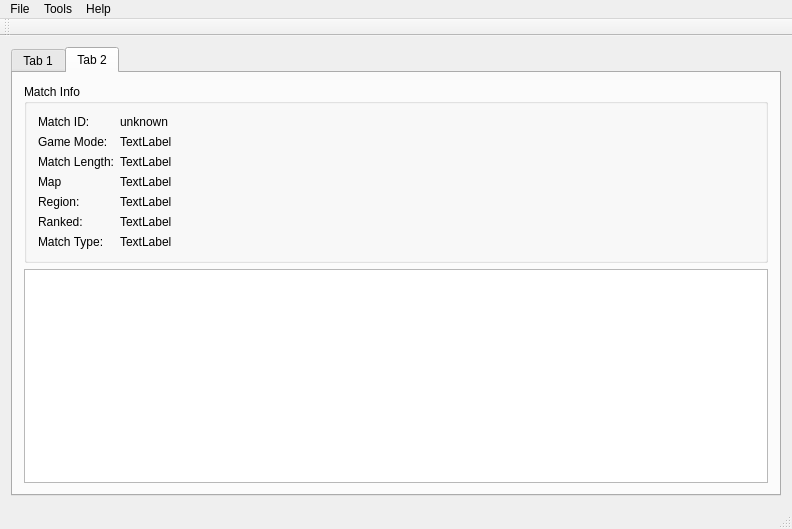
<?xml version="1.0" encoding="UTF-8"?>
<ui version="4.0">
 <class>MainWindow</class>
 <widget class="QMainWindow" name="MainWindow">
  <property name="geometry">
   <rect>
    <x>0</x>
    <y>0</y>
    <width>792</width>
    <height>529</height>
   </rect>
  </property>
  <property name="windowTitle">
   <string>MainWindow</string>
  </property>
  <widget class="QWidget" name="centralWidget">
   <layout class="QGridLayout" name="gridLayout">
    <item row="1" column="0">
     <widget class="QTabWidget" name="tabWidget">
      <property name="currentIndex">
       <number>1</number>
      </property>
      <widget class="QWidget" name="tab">
       <attribute name="title">
        <string>Tab 1</string>
       </attribute>
       <layout class="QVBoxLayout" name="verticalLayout">
        <item>
         <layout class="QHBoxLayout" name="horizontalLayout" stretch="0,0">
          <property name="topMargin">
           <number>0</number>
          </property>
          <item>
           <widget class="QLabel" name="label">
            <property name="maximumSize">
             <size>
              <width>200</width>
              <height>16777215</height>
             </size>
            </property>
            <property name="baseSize">
             <size>
              <width>0</width>
              <height>0</height>
             </size>
            </property>
            <property name="text">
             <string>Local Replays Located At: </string>
            </property>
            <property name="scaledContents">
             <bool>false</bool>
            </property>
           </widget>
          </item>
          <item>
           <widget class="QLabel" name="replayFolderLabel">
            <property name="text">
             <string/>
            </property>
           </widget>
          </item>
         </layout>
        </item>
        <item>
         <widget class="QTreeView" name="treeView"/>
        </item>
        <item>
         <spacer name="verticalSpacer">
          <property name="orientation">
           <enum>Qt::Vertical</enum>
          </property>
          <property name="sizeType">
           <enum>QSizePolicy::Fixed</enum>
          </property>
          <property name="sizeHint" stdset="0">
           <size>
            <width>20</width>
            <height>10</height>
           </size>
          </property>
         </spacer>
        </item>
        <item>
         <layout class="QHBoxLayout" name="horizontalLayout_2">
          <item>
           <widget class="QPushButton" name="uploadReplayButton">
            <property name="text">
             <string>Upload Replay</string>
            </property>
           </widget>
          </item>
          <item>
           <widget class="QPushButton" name="pushButton_2">
            <property name="text">
             <string>PushButton</string>
            </property>
           </widget>
          </item>
         </layout>
        </item>
       </layout>
       <zorder>treeView</zorder>
       <zorder>verticalSpacer</zorder>
       <zorder></zorder>
      </widget>
      <widget class="QWidget" name="tab_2">
       <attribute name="title">
        <string>Tab 2</string>
       </attribute>
       <layout class="QGridLayout" name="gridLayout_2">
        <item row="0" column="0">
         <widget class="QGroupBox" name="groupBox">
          <property name="title">
           <string>Match Info</string>
          </property>
          <layout class="QFormLayout" name="formLayout">
           <item row="0" column="0">
            <widget class="QLabel" name="label_2">
             <property name="text">
              <string>Match ID: </string>
             </property>
            </widget>
           </item>
           <item row="0" column="1">
            <widget class="QLabel" name="matchID">
             <property name="text">
              <string>unknown</string>
             </property>
            </widget>
           </item>
           <item row="1" column="0">
            <widget class="QLabel" name="label_3">
             <property name="text">
              <string>Game Mode:</string>
             </property>
            </widget>
           </item>
           <item row="2" column="0">
            <widget class="QLabel" name="label_4">
             <property name="text">
              <string>Match Length:</string>
             </property>
            </widget>
           </item>
           <item row="3" column="0">
            <widget class="QLabel" name="label_5">
             <property name="text">
              <string>Map</string>
             </property>
            </widget>
           </item>
           <item row="1" column="1">
            <widget class="QLabel" name="gameMode">
             <property name="text">
              <string>TextLabel</string>
             </property>
            </widget>
           </item>
           <item row="2" column="1">
            <widget class="QLabel" name="matchLength">
             <property name="text">
              <string>TextLabel</string>
             </property>
            </widget>
           </item>
           <item row="3" column="1">
            <widget class="QLabel" name="map">
             <property name="text">
              <string>TextLabel</string>
             </property>
            </widget>
           </item>
           <item row="4" column="1">
            <widget class="QLabel" name="region">
             <property name="text">
              <string>TextLabel</string>
             </property>
            </widget>
           </item>
           <item row="4" column="0">
            <widget class="QLabel" name="label_7">
             <property name="text">
              <string>Region:</string>
             </property>
            </widget>
           </item>
           <item row="5" column="0">
            <widget class="QLabel" name="label_8">
             <property name="text">
              <string>Ranked:</string>
             </property>
            </widget>
           </item>
           <item row="6" column="0">
            <widget class="QLabel" name="label_9">
             <property name="text">
              <string>Match Type:</string>
             </property>
            </widget>
           </item>
           <item row="5" column="1">
            <widget class="QLabel" name="ranked">
             <property name="text">
              <string>TextLabel</string>
             </property>
            </widget>
           </item>
           <item row="6" column="1">
            <widget class="QLabel" name="matchType">
             <property name="text">
              <string>TextLabel</string>
             </property>
            </widget>
           </item>
          </layout>
         </widget>
        </item>
        <item row="1" column="0">
         <widget class="QTableView" name="tableView">
          <property name="sizeAdjustPolicy">
           <enum>QAbstractScrollArea::AdjustToContents</enum>
          </property>
          <property name="editTriggers">
           <set>QAbstractItemView::NoEditTriggers</set>
          </property>
         </widget>
        </item>
       </layout>
      </widget>
     </widget>
    </item>
   </layout>
  </widget>
  <widget class="QMenuBar" name="menuBar">
   <property name="geometry">
    <rect>
     <x>0</x>
     <y>0</y>
     <width>792</width>
     <height>29</height>
    </rect>
   </property>
   <widget class="QMenu" name="menuFile">
    <property name="title">
     <string>File</string>
    </property>
    <addaction name="actionQuit"/>
   </widget>
   <widget class="QMenu" name="menuTools">
    <property name="title">
     <string>Tools</string>
    </property>
    <addaction name="actionSettings"/>
   </widget>
   <widget class="QMenu" name="menuHelp">
    <property name="title">
     <string>Help</string>
    </property>
    <addaction name="actionAbout"/>
    <addaction name="separator"/>
    <addaction name="actionAbout_Qt"/>
   </widget>
   <addaction name="menuFile"/>
   <addaction name="menuTools"/>
   <addaction name="menuHelp"/>
  </widget>
  <widget class="QToolBar" name="mainToolBar">
   <attribute name="toolBarArea">
    <enum>TopToolBarArea</enum>
   </attribute>
   <attribute name="toolBarBreak">
    <bool>false</bool>
   </attribute>
  </widget>
  <widget class="QStatusBar" name="statusBar"/>
  <action name="actionQuit">
   <property name="text">
    <string>Quit</string>
   </property>
  </action>
  <action name="actionSettings">
   <property name="text">
    <string>Settings</string>
   </property>
  </action>
  <action name="actionAbout">
   <property name="text">
    <string>About</string>
   </property>
  </action>
  <action name="actionAbout_Qt">
   <property name="text">
    <string>About Qt</string>
   </property>
  </action>
 </widget>
 <layoutdefault spacing="6" margin="11"/>
 <resources/>
 <connections/>
</ui>
